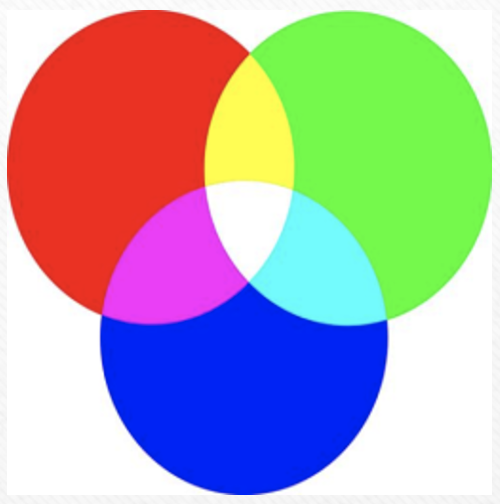
#> input picture picture_process/test_by_cv/image1.bmp, 500 x 504 px
$ python pp.py
#> lines starting #> are read from the running program, lines starting #| are printed output that depends on the picture
import cv2
import matplotlib.pyplot as plt
'''
彩色图像转化为RGB三幅灰度图像
'''
def main():
  img='./image1.bmp'
  im=cv2.imread(img)
#> im is the input picture: shape (504, 500, 3); mean B, G, R 174, 170.3, 175.2
  B,G,R=cv2.split(im)
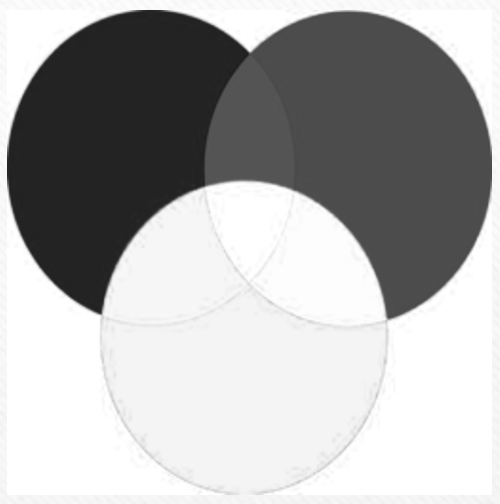
#> B: shape (504, 500); min 30, max 255, mean 174
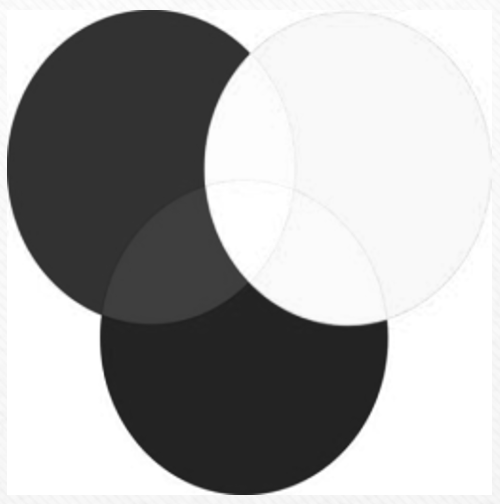
#> G: shape (504, 500); min 29, max 255, mean 170.3
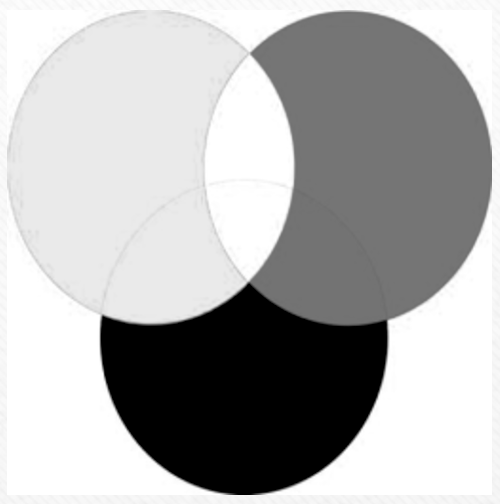
#> R: shape (504, 500); min 0, max 255, mean 175.2

  #结果展示
#   plt.rcParams['font.sans-serif'] = ['SimHei']  # 中文乱码
  #子图1，原始图像
  plt.subplot(241)
  #plt默认使用三通道显示图像，所以需要制定cmap参数为gray
  #imshow()对图像进行处理，画出图像，show()进行图像显示
  #opencv的颜色通道顺序为[B,G,R]，而matplotlib颜色通道顺序为[R,G,B],所以需要调换一下通道位置
  plt.imshow(im[:,:,(2,1,0)])
  plt.title('原图像')

  #不显示坐标轴
  plt.axis('off')
  #子图2，通道R灰度图像
  plt.subplot(242)
  # plt.imshow(R,cmap='gray')
  plt.imshow(R)
  print(type(R))
#| <class 'numpy.ndarray'>
  print(R.size)
#| 252000
  plt.title('通道R')
  plt.axis('off')
  print("channel[R]")
  print(im[:, :, 2])
#> (printed output is left out)

  plt.axis('off')
  #子图2，通道R灰度图像
  plt.subplot(246)
  plt.imshow(R,cmap='gray')
  # plt.imshow(R)
  plt.title('通道R')
  plt.axis('off')
  print("channel[R]")
  print(im[:, :, 2])
#> (printed output is left out)

  #子图3，通道G
  plt.subplot(243)
  # plt.imshow(G,cmap='gray')
  plt.imshow(G)
  plt.title('通道G')
  plt.axis('off')

  print("channel[G]")
  print(im[:, :, 1])
#> (printed output is left out)

  #子图3，通道G
  plt.subplot(247)
  plt.imshow(G,cmap='gray')
  plt.title('通道G')
  plt.axis('off')

  print("channel[G]")
  print(im[:, :, 1])
#> (printed output is left out)

  #子图4，B
  plt.subplot(244)
  # plt.imshow(B,cmap='gray')
  plt.imshow(B)
  plt.title('通道B')
  plt.axis('off')
  print("channel[B]")
  print(im[:, :, 0])
#> (printed output is left out)


    #子图4，B
  plt.subplot(248)
  plt.imshow(B,cmap='gray')
  # plt.imshow(B)
  plt.title('通道B')
  plt.axis('off')
  print("channel[B]")
  print(im[:, :, 0])
#> (printed output is left out)

  plt.savefig('./test.jpg')
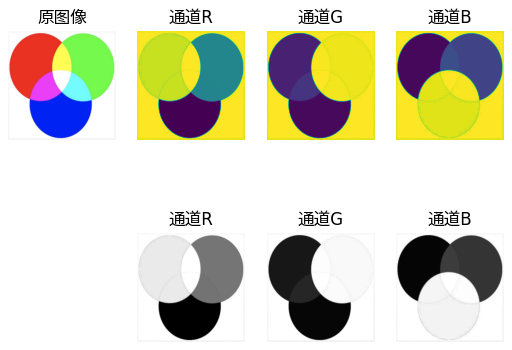
#> figure drawn by matplotlib, 7 panels
  plt.show()


if __name__== '__main__':
  main()
